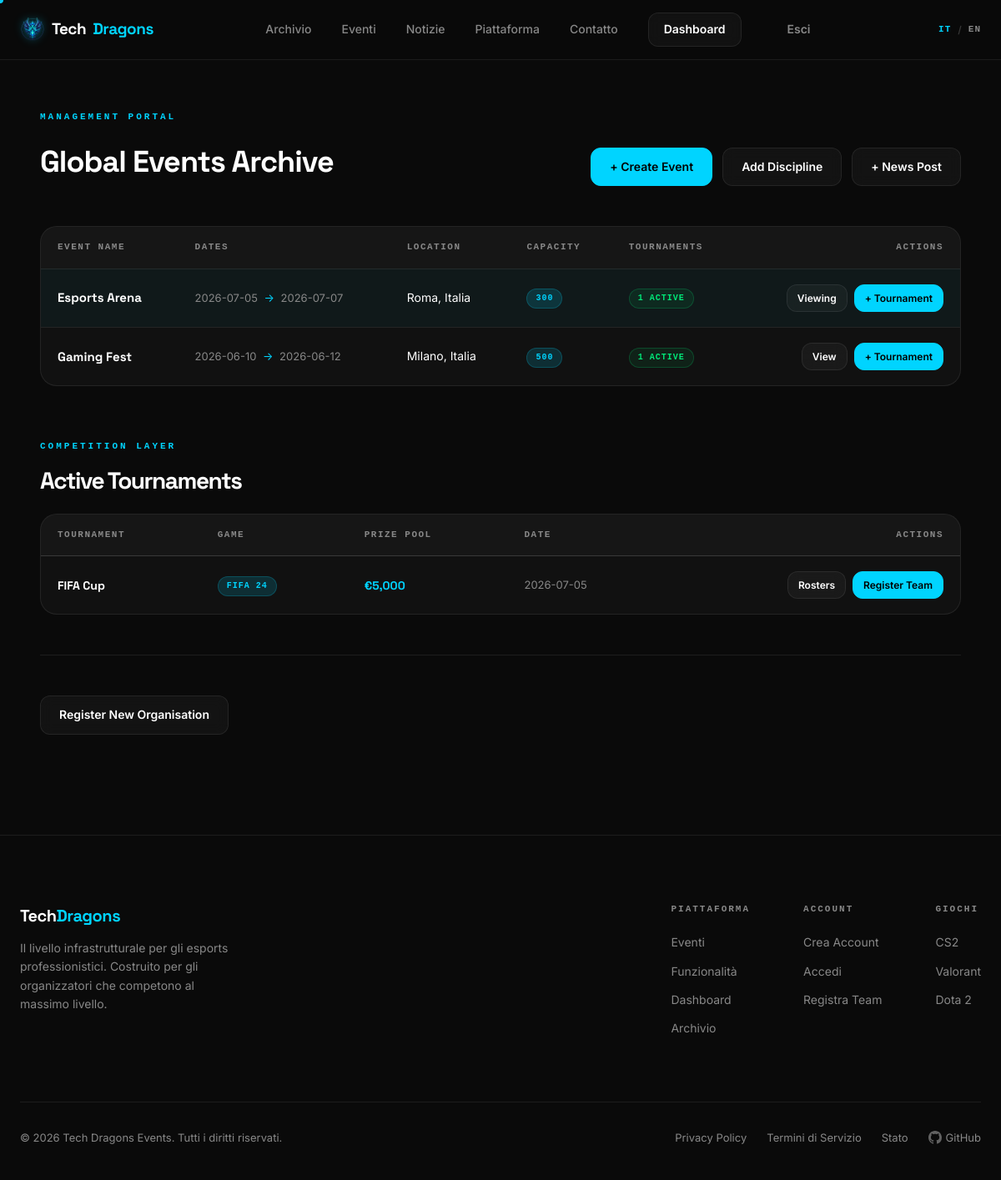
The page /dashboard.php?id=2 (signed in) on the database its author committed.
### tables this page shows
CREATE TABLE evento (
    idEvento INT AUTO_INCREMENT PRIMARY KEY,
    nome VARCHAR(150) NOT NULL,                 
    nPosti INT NOT NULL,                        
    citta VARCHAR(100),                         
    paese VARCHAR(100),                         
    dataInizio DATE NOT NULL,                   
    dataFine DATE NOT NULL                      
);

CREATE TABLE tornei (
    idTorneo INT AUTO_INCREMENT PRIMARY KEY,
    nomeTorneo varchar(100),
    montePremi DECIMAL(10,2),                   
    giornoSvolgimento DATE NOT NULL,
    idEvento INT NOT NULL,                      
    idGioco INT NOT NULL,                       
    FOREIGN KEY (idGioco) REFERENCES giochi(idGioco),     
    FOREIGN KEY (idEvento) REFERENCES evento(idEvento)    
);

CREATE TABLE giochi (
    idGioco INT AUTO_INCREMENT PRIMARY KEY,
    nomeGioco VARCHAR(100) NOT NULL,            
    copyright VARCHAR(200)                      
);

### public/dashboard.php (the view, shortened to what this page needs)
<?php
require_once '../config.php';
$eventID       = isset($_GET['id']) ? (int)$_GET['id'] : null;
$tournamentInfo = null;
$stm = $pdo->prepare(
    'SELECT e.*,
            (SELECT COUNT(*) FROM tornei t WHERE t.idEvento = e.idEvento) AS tournamentCount
     FROM evento e
     ORDER BY e.dataInizio DESC'
);
$stm->execute();
$generalInfo = $stm->fetchAll(PDO::FETCH_ASSOC);
if ($eventID) {
    $stm = $pdo->prepare(
        'SELECT t.*, g.nomeGioco
         FROM tornei t
         LEFT JOIN giochi g ON g.idGioco = t.idGioco
         WHERE t.idEvento = :id
         ORDER BY t.giornoSvolgimento ASC'
    );
    $stm->bindParam(':id', $eventID);
    $stm->execute();
    $tournamentInfo = $stm->fetchAll(PDO::FETCH_ASSOC);
}
require_once __DIR__ . '/../templates/layout/header.php';
?>
<main class="page-main">
    <div class="container">
        <div class="page-header reveal">
            <div class="page-header-left">
                <span class="section-label">Management Portal</span>
                <h1>Global Events Archive</h1>
            </div>
            <?php if (isset($_SESSION['admin']) && $_SESSION['admin'] == 1): ?>
            <div class="page-header-actions">
                <a href="/createEvent.php" class="btn-primary">+ Create Event</a>
                <a href="/addGame.php" class="btn-secondary">Add Discipline</a>
                <a href="/create-news.php" class="btn-secondary">+ News Post</a>
            </div>
            <?php endif; ?>
        </div>
        <?php if (empty($generalInfo)): ?>
        <div style="background:var(--bg-secondary);border:1px dashed var(--border);border-radius:var(--radius-lg);padding:60px;text-align:center;" class="reveal">
            <p style="font-family:var(--font-display);font-size:20px;font-weight:700;margin-bottom:8px;">No events yet</p>
            <p style="color:var(--text-secondary);margin-bottom:24px;">Events created by admins will appear here.</p>
            <?php if (isset($_SESSION['admin']) && $_SESSION['admin'] == 1): ?>
                <a href="/createEvent.php" class="btn-primary">Create First Event</a>
            <?php endif; ?>
        </div>
        <?php else: ?>
        <div class="data-table-wrap reveal">
            <table class="data-table">
                <thead>
                    <tr>
                        <th>Event Name</th>
                        <th>Dates</th>
                        <th>Location</th>
                        <th>Capacity</th>
                        <th>Tournaments</th>
                        <th style="text-align:right">Actions</th>
                    </tr>
                </thead>
                <tbody>
                    <?php foreach ($generalInfo as $row): ?>
                    <tr <?= $eventID == $row['idEvento'] ? 'style="background:rgba(0,212,255,0.04);"' : '' ?>>
                        <td>
                            <span style="font-weight:700;font-family:var(--font-display);font-size:15px;">
                                <?= htmlspecialchars($row['nome'], ENT_QUOTES) ?>
                            </span>
                        </td>
                        <td style="color:var(--text-secondary);font-size:13px;">
                            <?= htmlspecialchars($row['dataInizio'], ENT_QUOTES) ?>
                            <span style="color:var(--accent-blue);margin:0 4px;">→</span>
                            <?= htmlspecialchars($row['dataFine'], ENT_QUOTES) ?>
                        </td>
                        <td style="font-size:14px;">
                            <?php
                                $loc = trim(implode(', ', array_filter([
                                    $row['citta'] ?? '',
                                    $row['paese'] ?? '',
                                ])));
                                echo $loc ? htmlspecialchars($loc, ENT_QUOTES) : '<span style="color:var(--text-secondary)">Online</span>';
                            ?>
                        </td>
                        <td>
                            <span class="badge badge-blue"><?= (int)$row['nPosti'] ?></span>
                        </td>
                        <td>
                            <span class="badge <?= $row['tournamentCount'] > 0 ? 'badge-green' : 'badge-gray' ?>">
                                <?= (int)$row['tournamentCount'] ?> active
                            </span>
                        </td>
                        <td>
                            <div class="table-actions">
                                <a href="/dashboard.php?id=<?= (int)$row['idEvento'] ?>" class="btn-secondary" style="padding:6px 12px;font-size:12px;">
                                    <?= $eventID == $row['idEvento'] ? 'Viewing' : 'View' ?>
                                </a>
                                <?php if (isset($_SESSION['admin']) && $_SESSION['admin'] == 1): ?>
                                <a href="/addTournament.php?id=<?= (int)$row['idEvento'] ?>" class="btn-primary" style="padding:6px 12px;font-size:12px;">
                                    + Tournament
                                </a>
                                <?php endif; ?>
                            </div>
                        </td>
                    </tr>
                    <?php endforeach; ?>
                </tbody>
            </table>
        </div>
        <?php endif; ?>
        <?php if ($tournamentInfo !== null): ?>
        <div style="margin-top:64px;" class="reveal">
            <div class="page-header" style="margin-bottom:24px;">
                <div class="page-header-left">
                    <span class="section-label">Competition Layer</span>
                    <h2 style="text-align:left;font-size:28px;margin-bottom:0;">Active Tournaments</h2>
                </div>
            </div>
            <?php if (empty($tournamentInfo)): ?>
            <div style="background:var(--bg-secondary);border:1px dashed var(--border);border-radius:var(--radius-lg);padding:40px;text-align:center;">
                <p style="color:var(--text-secondary);">No tournaments created for this event yet.</p>
                <?php if (isset($_SESSION['admin']) && $_SESSION['admin'] == 1): ?>
                    <a href="/addTournament.php?id=<?= $eventID ?>" class="btn-primary" style="margin-top:16px;display:inline-flex;">+ Add Tournament</a>
                <?php endif; ?>
            </div>
            <?php else: ?>
            <div class="data-table-wrap">
                <table class="data-table">
                    <thead>
                        <tr>
                            <th>Tournament</th>
                            <th>Game</th>
                            <th>Prize Pool</th>
                            <th>Date</th>
                            <th style="text-align:right">Actions</th>
                        </tr>
                    </thead>
                    <tbody>
                        <?php foreach ($tournamentInfo as $row): ?>
                        <tr>
                            <td style="font-weight:700;font-family:var(--font-display);">
                                <?= htmlspecialchars($row['nomeTorneo'], ENT_QUOTES) ?>
                            </td>
                            <td>
                                <span class="badge badge-blue"><?= htmlspecialchars($row['nomeGioco'] ?? '—', ENT_QUOTES) ?></span>
                            </td>
                            <td style="font-family:var(--font-display);font-weight:700;color:var(--accent-blue);">
                                <?= $row['montePremi'] ? '€' . number_format((float)$row['montePremi'], 0, '.', ',') : '<span style="color:var(--text-secondary)">TBA</span>' ?>
                            </td>
                            <td style="color:var(--text-secondary);font-size:13px;">
                                <?= htmlspecialchars($row['giornoSvolgimento'], ENT_QUOTES) ?>
                            </td>
                            <td>
                                <div class="table-actions">
                                    <a href="/viewTeam.php?id=<?= (int)$row['idTorneo'] ?>" class="btn-secondary" style="padding:6px 12px;font-size:12px;">Rosters</a>
                                    <a href="/signTeam.php?id=<?= (int)$row['idTorneo'] ?>" class="btn-primary" style="padding:6px 12px;font-size:12px;">Register Team</a>
                                </div>
                            </td>
                        </tr>
                        <?php endforeach; ?>
                    </tbody>
                </table>
            </div>
            <?php endif; ?>
        </div>
        <?php endif; ?>
        <hr class="section-divider">
        <div class="page-header-actions">
            <a href="/addTeam.php" class="btn-secondary">Register New Organisation</a>
        </div>
    </div>
</main>
<?php require_once __DIR__ . '/../templates/layout/footer.php'; ?>

### rows shown on the page
evento: nome "Esports Arena", dataInizio "2026-07-05", dataFine "2026-07-07", loc "Roma, Italia", nPosti "300", tournamentCount "1", shows "Viewing"
evento: nome "Gaming Fest", dataInizio "2026-06-10", dataFine "2026-06-12", loc "Milano, Italia", nPosti "500", tournamentCount "1", shows "View"
tornei: nomeTorneo "FIFA Cup", idGioco.nomeGioco "FIFA 24", montePremi "5,000", giornoSvolgimento "2026-07-05"

### other values the page prints
t('nav_archive') "Archivio"
t('nav_events') "Eventi"
t('nav_news') "Notizie"
t('nav_platform') "Piattaforma"
t('nav_contact') "Contatto"
t('nav_dashboard') "Dashboard"
t('nav_signout') "Esci"
t('footer_tagline') "Il livello infrastrutturale per gli esports professionistici. Costruito per gli organizzatori che competono al massimo livello."
t('footer_platform') "PIATTAFORMA"
t('footer_events') "Eventi"
t('footer_features') "Funzionalità"
t('footer_dashboard') "Dashboard"
t('footer_archive') "Archivio"
t('footer_account') "ACCOUNT"
t('footer_create_account') "Crea Account"
